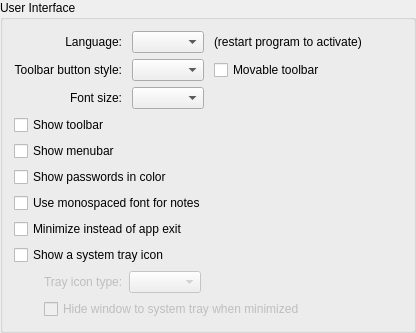
            <widget class="QGroupBox" name="generalGroup">
             <property name="title">
              <string>User Interface</string>
             </property>
             <layout class="QVBoxLayout" name="verticalLayout_7">
              <item>
               <layout class="QGridLayout" name="gridLayout_3">
                <property name="horizontalSpacing">
                 <number>10</number>
                </property>
                <item row="0" column="3">
                 <spacer name="horizontalSpacer_5">
                  <property name="orientation">
                   <enum>Qt::Orientation::Horizontal</enum>
                  </property>
                  <property name="sizeHint" stdset="0">
                   <size>
                    <width>40</width>
                    <height>20</height>
                   </size>
                  </property>
                 </spacer>                </item>
                <item row="0" column="0">
                 <widget class="QLabel" name="languageLabel_2">
                  <property name="sizePolicy">
                   <sizepolicy hsizetype="Preferred" vsizetype="Preferred">
                    <horstretch>0</horstretch>
                    <verstretch>0</verstretch>
                   </sizepolicy>
                  </property>
                  <property name="text">
                   <string>Language:</string>
                  </property>
                  <property name="alignment">
                   <set>Qt::AlignmentFlag::AlignRight|Qt::AlignmentFlag::AlignTrailing|Qt::AlignmentFlag::AlignVCenter</set>
                  </property>
                  <property name="buddy">
                   <cstring>languageComboBox</cstring>
                  </property>
                 </widget>
                </item>
                <item row="1" column="2">
                 <widget class="QCheckBox" name="toolbarMovableCheckBox">
                  <property name="enabled">
                   <bool>true</bool>
                  </property>
                  <property name="sizePolicy">
                   <sizepolicy hsizetype="Minimum" vsizetype="Fixed">
                    <horstretch>0</horstretch>
                    <verstretch>0</verstretch>
                   </sizepolicy>
                  </property>
                  <property name="text">
                   <string>Movable toolbar</string>
                  </property>
                 </widget>
                </item>
                <item row="1" column="1">
                 <widget class="QComboBox" name="toolButtonStyleComboBox">
                  <property name="sizePolicy">
                   <sizepolicy hsizetype="Minimum" vsizetype="Fixed">
                    <horstretch>0</horstretch>
                    <verstretch>0</verstretch>
                   </sizepolicy>
                  </property>
                  <property name="focusPolicy">
                   <enum>Qt::FocusPolicy::StrongFocus</enum>
                  </property>
                  <property name="accessibleName">
                   <string>Toolbar button style</string>
                  </property>
                  <property name="sizeAdjustPolicy">
                   <enum>QComboBox::SizeAdjustPolicy::AdjustToContents</enum>
                  </property>
                 </widget>
                </item>
                <item row="0" column="1">
                 <widget class="QComboBox" name="languageComboBox">
                  <property name="sizePolicy">
                   <sizepolicy hsizetype="Minimum" vsizetype="Fixed">
                    <horstretch>0</horstretch>
                    <verstretch>0</verstretch>
                   </sizepolicy>
                  </property>
                  <property name="focusPolicy">
                   <enum>Qt::FocusPolicy::StrongFocus</enum>
                  </property>
                  <property name="accessibleName">
                   <string>Language selection</string>
                  </property>
                  <property name="sizeAdjustPolicy">
                   <enum>QComboBox::SizeAdjustPolicy::AdjustToContents</enum>
                  </property>
                 </widget>
                </item>
                <item row="1" column="0">
                 <widget class="QLabel" name="toolButtonStyleLabel">
                  <property name="enabled">
                   <bool>true</bool>
                  </property>
                  <property name="sizePolicy">
                   <sizepolicy hsizetype="Preferred" vsizetype="Fixed">
                    <horstretch>0</horstretch>
                    <verstretch>0</verstretch>
                   </sizepolicy>
                  </property>
                  <property name="text">
                   <string>Toolbar button style:</string>
                  </property>
                  <property name="alignment">
                   <set>Qt::AlignmentFlag::AlignRight|Qt::AlignmentFlag::AlignTrailing|Qt::AlignmentFlag::AlignVCenter</set>
                  </property>
                  <property name="buddy">
                   <cstring>toolButtonStyleComboBox</cstring>
                  </property>
                 </widget>
                </item>
                <item row="0" column="2">
                 <widget class="QLabel" name="languageLabel_3">
                  <property name="text">
                   <string>(restart program to activate)</string>
                  </property>
                 </widget>
                </item>
                <item row="2" column="0">
                 <widget class="QLabel" name="fontSizeLabel">
                  <property name="text">
                   <string>Font size:</string>
                  </property>
                  <property name="alignment">
                   <set>Qt::AlignmentFlag::AlignRight|Qt::AlignmentFlag::AlignTrailing|Qt::AlignmentFlag::AlignVCenter</set>
                  </property>
                  <property name="buddy">
                   <cstring>fontSizeComboBox</cstring>
                  </property>
                 </widget>
                </item>
                <item row="2" column="1">
                 <widget class="QComboBox" name="fontSizeComboBox">
                  <property name="focusPolicy">
                   <enum>Qt::FocusPolicy::StrongFocus</enum>
                  </property>
                  <property name="accessibleName">
                   <string>Font size selection</string>
                  </property>
                  <property name="sizeAdjustPolicy">
                   <enum>QComboBox::SizeAdjustPolicy::AdjustToContents</enum>
                  </property>
                 </widget>
                </item>
               </layout>
              </item>
              <item>
               <widget class="QCheckBox" name="toolbarShowCheckBox">
                <property name="text">
                 <string>Show toolbar</string>
                </property>
               </widget>
              </item>
              <item>
               <widget class="QCheckBox" name="menubarShowCheckBox">
                <property name="toolTip">
                 <string>Show the menu bar by pressing the Alt key</string>
                </property>
                <property name="text">
                 <string>Show menubar</string>
                </property>
               </widget>
              </item>
              <item>
               <widget class="QCheckBox" name="colorPasswordsCheckBox">
                <property name="text">
                 <string>Show passwords in color</string>
                </property>
               </widget>
              </item>
              <item>
               <widget class="QCheckBox" name="monospaceNotesCheckBox">
                <property name="text">
                 <string>Use monospaced font for notes</string>
                </property>
               </widget>
              </item>
              <item>
               <widget class="QCheckBox" name="minimizeOnCloseCheckBox">
                <property name="text">
                 <string>Minimize instead of app exit</string>
                </property>
               </widget>
              </item>
              <item>
               <widget class="QCheckBox" name="systrayShowCheckBox">
                <property name="text">
                 <string>Show a system tray icon</string>
                </property>
               </widget>
              </item>
              <item>
               <layout class="QGridLayout" name="gridLayout_2">
                <property name="sizeConstraint">
                 <enum>QLayout::SizeConstraint::SetMaximumSize</enum>
                </property>
                <property name="spacing">
                 <number>0</number>
                </property>
                <item row="0" column="0">
                 <spacer name="horizontalSpacer_3">
                  <property name="orientation">
                   <enum>Qt::Orientation::Horizontal</enum>
                  </property>
                  <property name="sizeType">
                   <enum>QSizePolicy::Policy::Fixed</enum>
                  </property>
                  <property name="sizeHint" stdset="0">
                   <size>
                    <width>30</width>
                    <height>20</height>
                   </size>
                  </property>
                 </spacer>
                </item>
                <item row="0" column="3">
                 <widget class="QComboBox" name="trayIconAppearance">
                  <property name="enabled">
                   <bool>false</bool>
                  </property>
                  <property name="sizePolicy">
                   <sizepolicy hsizetype="Minimum" vsizetype="Fixed">
                    <horstretch>0</horstretch>
                    <verstretch>0</verstretch>
                   </sizepolicy>
                  </property>
                  <property name="focusPolicy">
                   <enum>Qt::FocusPolicy::StrongFocus</enum>
                  </property>
                  <property name="accessibleName">
                   <string>Tray icon type</string>
                  </property>
                  <property name="sizeAdjustPolicy">
                   <enum>QComboBox::SizeAdjustPolicy::AdjustToContents</enum>
                  </property>
                 </widget>
                </item>
                <item row="0" column="1">
                 <widget class="QLabel" name="trayIconAppearanceLabel">
                  <property name="enabled">
                   <bool>false</bool>
                  </property>
                  <property name="text">
                   <string>Tray icon type:</string>
                  </property>
                  <property name="buddy">
                   <cstring>trayIconAppearance</cstring>
                  </property>
                 </widget>
                </item>
                <item row="0" column="4">
                 <spacer name="horizontalSpacer_4">
                  <property name="orientation">
                   <enum>Qt::Orientation::Horizontal</enum>
                  </property>
                  <property name="sizeHint" stdset="0">
                   <size>
                    <width>40</width>
                    <height>20</height>
                   </size>
                  </property>
                 </spacer>
                </item>
                <item row="0" column="2">
                 <spacer name="verticalSpacer_6">
                  <property name="orientation">
                   <enum>Qt::Orientation::Horizontal</enum>
                  </property>
                  <property name="sizeType">
                   <enum>QSizePolicy::Policy::Fixed</enum>
                  </property>
                  <property name="sizeHint" stdset="0">
                   <size>
                    <width>6</width>
                    <height>0</height>
                   </size>
                  </property>
                 </spacer>
                </item>
               </layout>
              </item>
              <item>
               <widget class="QWidget" name="systraySettings" native="true">
                <layout class="QVBoxLayout" name="systrayLayout">
                 <property name="leftMargin">
                  <number>0</number>
                 </property>
                 <property name="topMargin">
                  <number>0</number>
                 </property>
                 <property name="rightMargin">
                  <number>0</number>
                 </property>
                 <property name="bottomMargin">
                  <number>0</number>
                 </property>
                 <item>
                  <layout class="QHBoxLayout" name="horizontalLayout_2">
                   <property name="spacing">
                    <number>0</number>
                   </property>
                   <property name="sizeConstraint">
                    <enum>QLayout::SizeConstraint::SetMaximumSize</enum>
                   </property>
                   <item>
                    <spacer name="horizontalSpacer">
                     <property name="orientation">
                      <enum>Qt::Orientation::Horizontal</enum>
                     </property>
                     <property name="sizeType">
                      <enum>QSizePolicy::Policy::Fixed</enum>
                     </property>
                     <property name="sizeHint" stdset="0">
                      <size>
                       <width>30</width>
                       <height>20</height>
                      </size>
                     </property>
                    </spacer>
                   </item>
                   <item>
                    <widget class="QCheckBox" name="systrayMinimizeToTrayCheckBox">
                     <property name="enabled">
                      <bool>false</bool>
                     </property>
                     <property name="sizePolicy">
                      <sizepolicy hsizetype="Minimum" vsizetype="Fixed">
                       <horstretch>0</horstretch>
                       <verstretch>0</verstretch>
                      </sizepolicy>
                     </property>
                     <property name="text">
                      <string>Hide window to system tray when minimized</string>
                     </property>
                    </widget>
                   </item>
                  </layout>
                 </item>
                </layout>
               </widget>
              </item>
             </layout>
            </widget>
